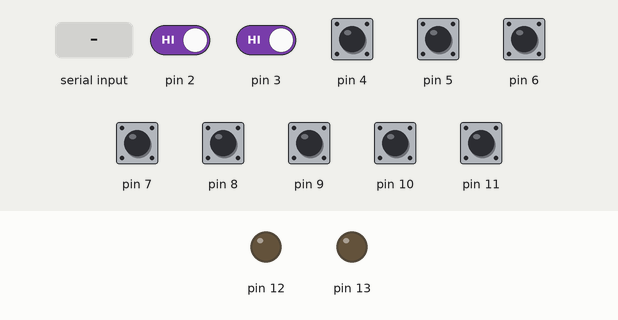
A sketch run on a simulated Arduino Uno, built with avr-gcc and run on an emulated ATmega328P. Parts: output pins drawn as LEDs (lit = HIGH). Dashed ring = blinking. The test bench sets the inputs (shaded band); at power-on: pin 2–11 HIGH. What the sketch prints to the serial monitor is not drawn.

Above: at 1.2 s.
1.3 s: "a" received over Serial
At 1.55 s:
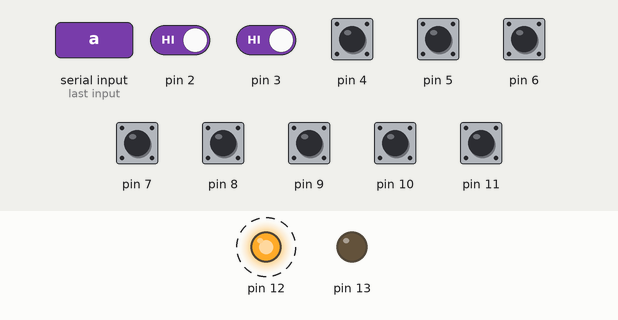
4.3 s: pin 2 driven LOW and pin 3 driven LOW
Timing chart, 0 to 7.7 s (numbered marks = the images above; inputs shaded):
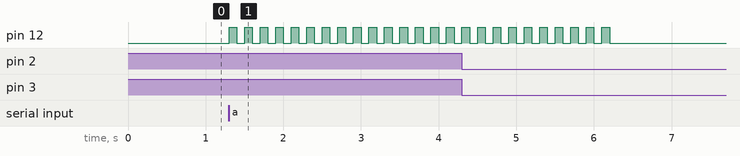

Measured:
- after the input at 1.3 s, pin 12: alternates HIGH for 0.10 s and LOW for 0.10 s, starting at once

The sketch:

Voting_machine.ino
```cpp
void setup(){
 Serial.begin(9600);
pinMode(2,INPUT_PULLUP);
pinMode(3,INPUT_PULLUP);
pinMode(4,INPUT_PULLUP);
pinMode(5,INPUT_PULLUP);
pinMode(6,INPUT_PULLUP);
pinMode(7,INPUT_PULLUP);
pinMode(8,INPUT_PULLUP);
pinMode(9,INPUT_PULLUP);
pinMode(10,INPUT_PULLUP);
pinMode(11,INPUT_PULLUP);

pinMode(12,OUTPUT);

pinMode(13,OUTPUT);

digitalWrite(13,LOW);

digitalWrite(12,LOW);

}

void loop(){

  char c;
 int  count = 0;
  if(Serial.available()>0){

   c = Serial.read();

    if(c == 'a'){
      while(count < 25){
       digitalWrite(12,HIGH);
       delay(100);
       digitalWrite(12,LOW);
       delay(100);
       count++;
      }
    }
  }

  int flag = 0;
  if(digitalRead(2) == LOW){
    delay(50);
    if(digitalRead(2) == LOW){
    Serial.println("1");
    flag = 1;
    }
  }
  if(digitalRead(3) == LOW){
    delay(50);
    if(digitalRead(3) == LOW){
    Serial.println("2");
    flag = 1;
    }
  }
  if(digitalRead(4) == LOW){
    delay(50);
    if(digitalRead(4) == LOW){
    Serial.println("3");
    flag = 1;
    }
  }
  if(digitalRead(5) == LOW){
    delay(50);
    if(digitalRead(5) == LOW){
    Serial.println("4");
    flag = 1;
    }
  }
  if(digitalRead(6) == LOW){
    delay(50);
    if(digitalRead(6) == LOW){
    Serial.println("5");
    flag = 1;
    }
  }
  if(digitalRead(7) == LOW){
    delay(50);
    if(digitalRead(7) == LOW){
    Serial.println("6");
    flag = 1;
    }
  }
  if(digitalRead(8) == LOW){
    delay(50);
    if(digitalRead(8) == LOW){
    Serial.println("7");
    flag = 1;
    }
  }
  if(digitalRead(9) == LOW){
    delay(50);
    if(digitalRead(9) == LOW){
    Serial.println("8");
    flag = 1;
    }
  }
  if(digitalRead(10) == LOW){
    delay(50);
    if(digitalRead(10) == LOW){
    Serial.println("9");
    flag = 1;
    }
  }
  if(digitalRead(11) == LOW){
    delay(50);
    if(digitalRead(11) == LOW){
    Serial.println("10");
    flag = 1;
    }
  }

  if(flag == 1){
    delay(2000);
  }

}
```
